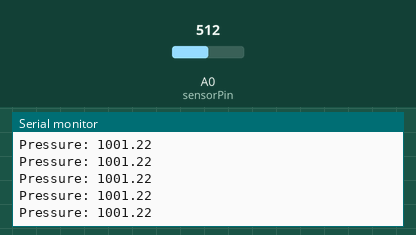
Bench run of a sketch on a simulated Arduino Uno, built with avr-gcc and run on an emulated ATmega328P. Shown: the last lines printed to the serial monitor. The inputs (shaded band) are chosen by the test bench; at power-on: A0 (sensorPin) = 512.

Above: at 2.7 s.
2.8 s: A0 (sensorPin) set to 529
At 3.8 s:
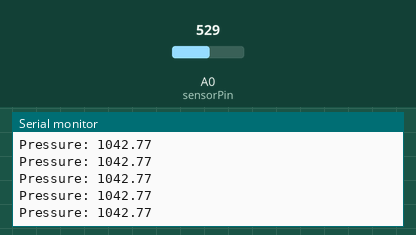
5.8 s: A0 (sensorPin) set to 495
At 6.5 s:
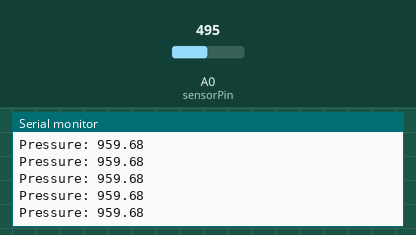
11.8 s: A0 (sensorPin) set to 159
At 12.7 s:
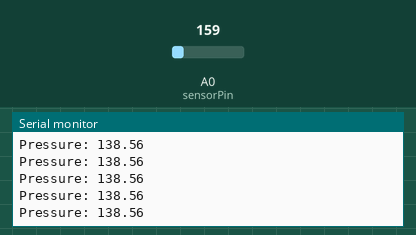
14.8 s: A0 (sensorPin) set to 135
At 15.9 s:
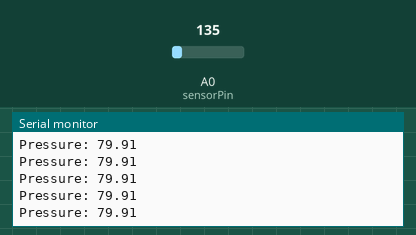
Timing chart, 0 to 17.8 s (numbered marks = the images above; inputs shaded):
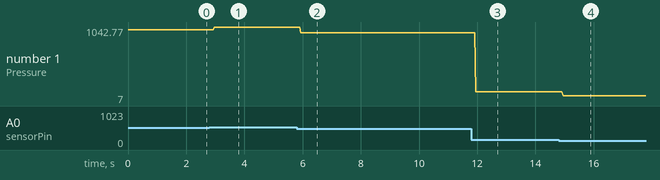

The sketch:

Pressure_Sensor.ino
```cpp
int sensorPin = A0;  // Analog input pin
int sensorValue = 0; // Variable to store the value from the sensor
float pressure = 0;  // Variable to store the calculated pressure
float voltage = 0;   // Variable to store the output voltage

const float Vmin = 0.5; // Minimum voltage corresponding to 0 psi
const float Vmax = 4.5; // Maximum voltage corresponding to 2000 psi
const float FSS = 2000.0; // Full Scale Span in psi

void setup() {
  Serial.begin(4800);
}

void loop() {
  sensorValue = analogRead(sensorPin);  // Read the analog input
  voltage = sensorValue * (5.0 / 1023.0);  // Convert the analog value to voltage (0 to 5V range)

  // Convert the voltage to pressure based on the FSS and sensor output range
  if (voltage >= Vmin && voltage <= Vmax) {
    pressure = (voltage - Vmin) / (Vmax - Vmin) * FSS;
  } else {
    pressure = 0;  // If voltage is out of expected range, set pressure to 0
  }

  // Print the pressure
  Serial.print("Pressure: ");
  Serial.println(pressure);

}
```

Measured:
- after the input at 2.8 s, the serial monitor: prints a new line after 0.17 s (image 1)
- after the input at 5.8 s, the serial monitor: prints a new line after 0.14 s (image 2)
- after the input at 11.8 s, the serial monitor: prints a new line after 0.15 s (image 3)
- after the input at 14.8 s, the serial monitor: prints a new line after 0.15 s (image 4)
- plotted number 1: 1001.22 → 1042.77 after the input at 2.8 s, 1042.77 → 959.68 after the input at 5.8 s, 959.68 → 138.56 after the input at 11.8 s, 138.56 → 7 after the input at 14.8 s
